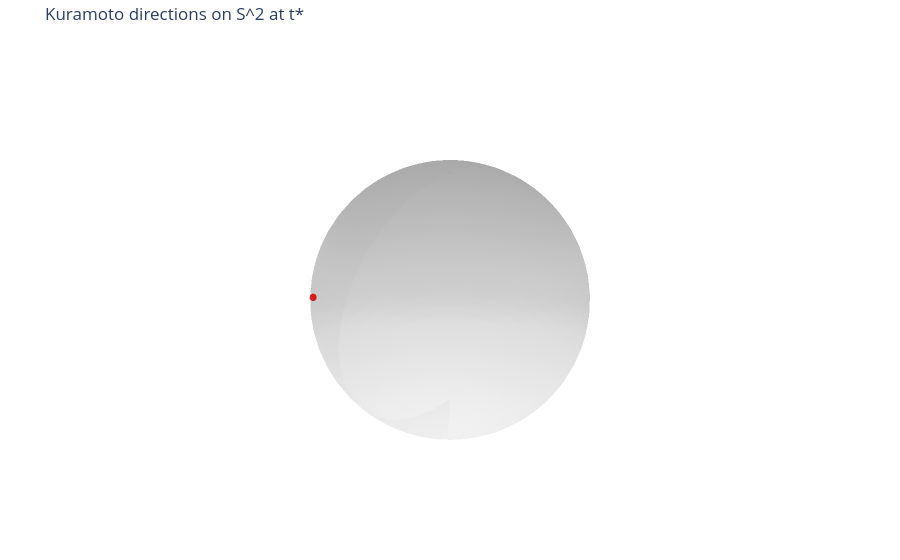

Source (notebook cell):
### Markdown cell above
Now you can plug this into a Plotly figure similar to your example:

### Code cell
import numpy as np
import plotly.graph_objects as go

def plot_s2_points(points: np.ndarray, title="S2 configuration"):
    """
    points: [N,3] numpy array on S^2
    """
    # sphere mesh
    u = np.linspace(0, 2*np.pi, 64)
    v = np.linspace(0, np.pi, 32)
    U, V = np.meshgrid(u, v)
    X = np.cos(U) * np.sin(V)
    Y = np.sin(U) * np.sin(V)
    Z = np.cos(V)

    fig = go.Figure()
    fig.add_trace(go.Surface(
        x=X, y=Y, z=Z,
        opacity=0.2, showscale=False,
        colorscale="Greys"
    ))
    fig.add_trace(go.Scatter3d(
        x=points[:,0], y=points[:,1], z=points[:,2],
        mode="markers",
        marker=dict(size=4, color="red"),
        name="Oscillators"
    ))
    fig.update_layout(
        title=title,
        scene=dict(
            aspectmode="data",
            xaxis=dict(visible=False),
            yaxis=dict(visible=False),
            zaxis=dict(visible=False),
        ),
        margin=dict(l=0, r=0, t=40, b=0)
    )
    return fig

# Example usage:
fig_3d = plot_s2_points(x_tstar_3d.detach().cpu().numpy(),
                        title="Kuramoto directions on S^2 at t*")
fig_3d.show()

### Figure 1 — Plotly figure (JSON) as saved in the notebook; plotly's stock layout.template omitted (floating-point values rounded to 4 significant figures; data arrays with more than 128 entries replaced by an {"elided": "..."} marker saying what was removed)
{"data": [{"colorscale": [[0, "rgb(255,255,255)"], [0.125, "rgb(240,240,240)"], [0.25, "rgb(217,217,217)"], [0.375, "rgb(189,189,189)"], [0.5, "rgb(150,150,150)"], [0.625, "rgb(115,115,115)"], [0.75, "rgb(82,82,82)"], [0.875, "rgb(37,37,37)"], [1, "rgb(0,0,0)"]], "opacity": 0.2, "showscale": false, "type": "surface", "x": {"elided": "32x64 float values"}, "y": {"elided": "32x64 float values"}, "z": {"elided": "32x64 float values"}}, {"marker": {"color": "red", "size": 4}, "mode": "markers", "name": "Oscillators", "type": "scatter3d", "x": [0.709, 0.7096, 0.7079, 0.7088, 0.7091, 0.7088, 0.7083, 0.7083, 0.7084, 0.7086, 0.7091, 0.7077, 0.707, 0.7084, 0.7094, 0.7082], "y": [-0.7047, -0.7041, -0.7058, -0.705, -0.7046, -0.705, -0.7054, -0.7054, -0.7054, -0.7051, -0.7047, -0.706, -0.7067, -0.7054, -0.7043, -0.7056], "z": [0.0256, 0.02599, 0.02746, 0.02516, 0.02538, 0.02504, 0.02593, 0.02614, 0.02576, 0.02569, 0.02434, 0.02689, 0.02685, 0.02495, 0.02548, 0.02571]}], "layout": {"margin": {"b": 0, "l": 0, "r": 0, "t": 40}, "scene": {"aspectmode": "data", "xaxis": {"visible": false}, "yaxis": {"visible": false}, "zaxis": {"visible": false}}, "title": {"text": "Kuramoto directions on S^2 at t*"}}}
